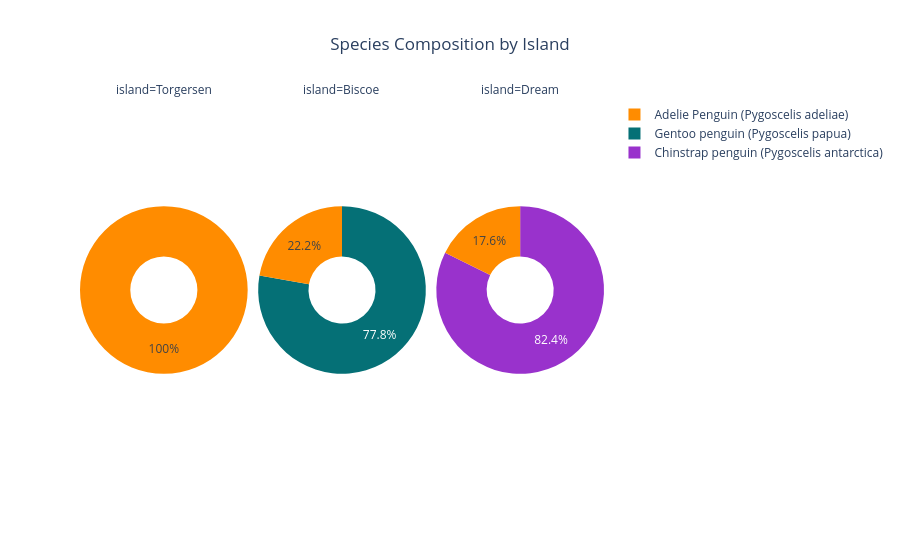

Notebook source saved alongside this figure:
### Code cell
# 7. Donut Chart: Species Proportion per Island
# This shows how "exclusive" certain islands are to specific species.
fig7 = px.pie(
    df, 
    names="species", 
    facet_col="island",
    color="species",
    color_discrete_map=COLORS,
    hole=0.4, # Creates the "Donut" look
    title="Species Composition by Island"
)

fig7.update_layout(title_x=0.5)
fig7.show()

### Figure 1 — Plotly figure (JSON) as saved in the notebook; plotly's stock layout.template omitted (floating-point values rounded to 4 significant figures)
{"data": [{"customdata": [["Adelie Penguin (Pygoscelis adeliae)"], ["Adelie Penguin (Pygoscelis adeliae)"], ["Adelie Penguin (Pygoscelis adeliae)"], ["Adelie Penguin (Pygoscelis adeliae)"], ["Adelie Penguin (Pygoscelis adeliae)"], ["Adelie Penguin (Pygoscelis adeliae)"], ["Adelie Penguin (Pygoscelis adeliae)"], ["Adelie Penguin (Pygoscelis adeliae)"]], "domain": {"x": [0, 0.32], "y": [0, 1]}, "hole": 0.4, "hovertemplate": "island=Torgersen<br>species=%{customdata[0]}<extra></extra>", "labels": ["Adelie Penguin (Pygoscelis adeliae)", "Adelie Penguin (Pygoscelis adeliae)", "Adelie Penguin (Pygoscelis adeliae)", "Adelie Penguin (Pygoscelis adeliae)", "Adelie Penguin (Pygoscelis adeliae)", "Adelie Penguin (Pygoscelis adeliae)", "Adelie Penguin (Pygoscelis adeliae)", "Adelie Penguin (Pygoscelis adeliae)"], "legendgroup": "", "marker": {"colors": ["#FF8C00", "#FF8C00", "#FF8C00", "#FF8C00", "#FF8C00", "#FF8C00", "#FF8C00", "#FF8C00"]}, "name": "", "showlegend": true, "type": "pie"}, {"customdata": [["Adelie Penguin (Pygoscelis adeliae)"], ["Adelie Penguin (Pygoscelis adeliae)"], ["Gentoo penguin (Pygoscelis papua)"], ["Gentoo penguin (Pygoscelis papua)"], ["Gentoo penguin (Pygoscelis papua)"], ["Gentoo penguin (Pygoscelis papua)"], ["Gentoo penguin (Pygoscelis papua)"], ["Gentoo penguin (Pygoscelis papua)"], ["Gentoo penguin (Pygoscelis papua)"]], "domain": {"x": [0.34, 0.66], "y": [0, 1]}, "hole": 0.4, "hovertemplate": "island=Biscoe<br>species=%{customdata[0]}<extra></extra>", "labels": ["Adelie Penguin (Pygoscelis adeliae)", "Adelie Penguin (Pygoscelis adeliae)", "Gentoo penguin (Pygoscelis papua)", "Gentoo penguin (Pygoscelis papua)", "Gentoo penguin (Pygoscelis papua)", "Gentoo penguin (Pygoscelis papua)", "Gentoo penguin (Pygoscelis papua)", "Gentoo penguin (Pygoscelis papua)", "Gentoo penguin (Pygoscelis papua)"], "legendgroup": "", "marker": {"colors": ["#FF8C00", "#FF8C00", "#057076", "#057076", "#057076", "#057076", "#057076", "#057076", "#057076"]}, "name": "", "showlegend": true, "type": "pie"}, {"customdata": [["Adelie Penguin (Pygoscelis adeliae)"], ["Adelie Penguin (Pygoscelis adeliae)"], ["Adelie Penguin (Pygoscelis adeliae)"], ["Chinstrap penguin (Pygoscelis antarctica)"], ["Chinstrap penguin (Pygoscelis antarctica)"], ["Chinstrap penguin (Pygoscelis antarctica)"], ["Chinstrap penguin (Pygoscelis antarctica)"], ["Chinstrap penguin (Pygoscelis antarctica)"], ["Chinstrap penguin (Pygoscelis antarctica)"], ["Chinstrap penguin (Pygoscelis antarctica)"], ["Chinstrap penguin (Pygoscelis antarctica)"], ["Chinstrap penguin (Pygoscelis antarctica)"], ["Chinstrap penguin (Pygoscelis antarctica)"], ["Chinstrap penguin (Pygoscelis antarctica)"], ["Chinstrap penguin (Pygoscelis antarctica)"], ["Chinstrap penguin (Pygoscelis antarctica)"], ["Chinstrap penguin (Pygoscelis antarctica)"]], "domain": {"x": [0.68, 1.0], "y": [0, 1]}, "hole": 0.4, "hovertemplate": "island=Dream<br>species=%{customdata[0]}<extra></extra>", "labels": ["Adelie Penguin (Pygoscelis adeliae)", "Adelie Penguin (Pygoscelis adeliae)", "Adelie Penguin (Pygoscelis adeliae)", "Chinstrap penguin (Pygoscelis antarctica)", "Chinstrap penguin (Pygoscelis antarctica)", "Chinstrap penguin (Pygoscelis antarctica)", "Chinstrap penguin (Pygoscelis antarctica)", "Chinstrap penguin (Pygoscelis antarctica)", "Chinstrap penguin (Pygoscelis antarctica)", "Chinstrap penguin (Pygoscelis antarctica)", "Chinstrap penguin (Pygoscelis antarctica)", "Chinstrap penguin (Pygoscelis antarctica)", "Chinstrap penguin (Pygoscelis antarctica)", "Chinstrap penguin (Pygoscelis antarctica)", "Chinstrap penguin (Pygoscelis antarctica)", "Chinstrap penguin (Pygoscelis antarctica)", "Chinstrap penguin (Pygoscelis antarctica)"], "legendgroup": "", "marker": {"colors": ["#FF8C00", "#FF8C00", "#FF8C00", "#9932CC", "#9932CC", "#9932CC", "#9932CC", "#9932CC", "#9932CC", "#9932CC", "#9932CC", "#9932CC", "#9932CC", "#9932CC", "#9932CC", "#9932CC", "#9932CC"]}, "name": "", "showlegend": true, "type": "pie"}], "layout": {"annotations": [{"font": {}, "showarrow": false, "text": "island=Torgersen", "x": 0.16, "xanchor": "center", "xref": "paper", "y": 1, "yanchor": "bottom", "yref": "paper"}, {"font": {}, "showarrow": false, "text": "island=Biscoe", "x": 0.5, "xanchor": "center", "xref": "paper", "y": 1, "yanchor": "bottom", "yref": "paper"}, {"font": {}, "showarrow": false, "text": "island=Dream", "x": 0.84, "xanchor": "center", "xref": "paper", "y": 1, "yanchor": "bottom", "yref": "paper"}], "legend": {"tracegroupgap": 0}, "title": {"text": "Species Composition by Island", "x": 0.5}}}
